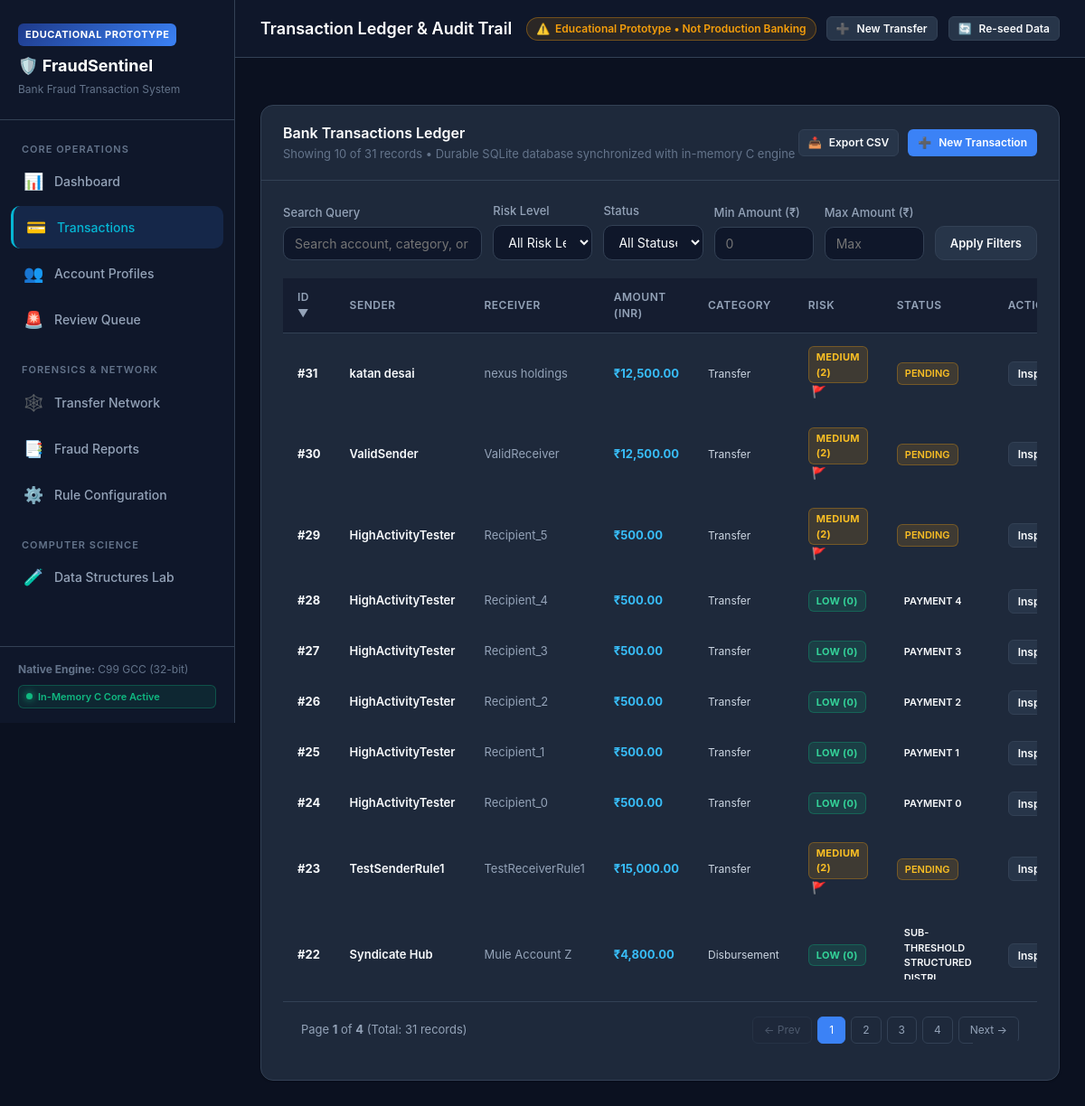
Page /transactions on the committed database.
### tables this page shows
CREATE TABLE transactions (
        id INTEGER PRIMARY KEY,
        sender TEXT NOT NULL,
        receiver TEXT NOT NULL,
        amount REAL NOT NULL,
        timestamp TEXT NOT NULL,
        category TEXT DEFAULT 'Transfer',
        risk_score INTEGER DEFAULT 0,
        risk_level TEXT DEFAULT 'LOW',
        is_flagged INTEGER DEFAULT 0,
        flag_reason TEXT,
        review_status TEXT DEFAULT 'PENDING',
        analyst_notes TEXT
    );

### routes/transaction_routes.py (the view)
@transactions_bp.route('/transactions')
def list_transactions():
    search = request.args.get('search', '')
    risk_filter = request.args.get('risk', '')
    status_filter = request.args.get('status', '')
    min_amount_str = request.args.get('min_amount', '')
    max_amount_str = request.args.get('max_amount', '')
    sort_by = request.args.get('sort_by', 'id')
    sort_order = request.args.get('sort_order', 'desc')
    page = int(request.args.get('page', 1))
    page_size = int(request.args.get('page_size', 10))
    min_amount = float(min_amount_str) if min_amount_str else None
    max_amount = float(max_amount_str) if max_amount_str else None
    result = database.query_transactions(
        search=search,
        risk_filter=risk_filter,
        status_filter=status_filter,
        min_amount=min_amount,
        max_amount=max_amount,
        sort_by=sort_by,
        sort_order=sort_order,
        page=page,
        page_size=page_size
    )
    return render_template(
        'transactions/index.html',
        transactions=result['items'],
        total=result['total'],
        page=result['page'],
        page_size=result['page_size'],
        total_pages=result['total_pages'],
        search=search,
        risk_filter=risk_filter,
        status_filter=status_filter,
        min_amount=min_amount_str,
        max_amount=max_amount_str,
        sort_by=sort_by,
        sort_order=sort_order
    )

### database.py (called while the page is built)
def get_db_connection() -> sqlite3.Connection:
    os.makedirs(DATA_DIR, exist_ok=True)
    conn = sqlite3.connect(DB_PATH)
    conn.row_factory = sqlite3.Row
    return conn

### templates/transactions/index.html (shortened to what this page needs)
{% extends "base.html" %}
{% block title %}Transaction Ledger & Audit Trail{% endblock %}
{% block content %}
<div class="card">
  <div class="card-header">
    <div>
      <div class="card-title">Bank Transactions Ledger</div>
      <div class="card-subtitle">Showing {{ transactions|length }} of {{ total }} records &bull; Durable SQLite database synchronized with in-memory C engine</div>
    </div>
    <div style="display:flex;gap:10px;">
      <a href="{{ url_for('transactions.export_csv') }}" class="btn btn-secondary btn-sm" title="Download ledger in CSV format">
        <span>📥</span>
        <span>Export CSV</span>
      </a>
      <button type="button" class="btn btn-primary btn-sm" onclick="openModal('quickTransferModal')">
        <span>➕</span>
        <span>New Transaction</span>
      </button>
    </div>
  </div>
  <div class="card-body">
    <form method="GET" action="{{ url_for('transactions.list_transactions') }}" style="margin-bottom:20px;">
      <div style="display:grid;grid-template-columns:2fr 1fr 1fr 1fr 1fr auto;gap:12px;align-items:end;">
        <div class="form-group" style="margin:0;">
          <label class="form-label">Search Query</label>
          <input type="text" name="search" class="form-control" placeholder="Search account, category, or ID..." value="{{ search }}">
        </div>
        <div class="form-group" style="margin:0;">
          <label class="form-label">Risk Level</label>
          <select name="risk" class="form-control">
            <option value="ALL" {% if risk_filter == 'ALL' or not risk_filter %}selected{% endif %}>All Risk Levels</option>
          </select>
        </div>
        <div class="form-group" style="margin:0;">
          <label class="form-label">Status</label>
          <select name="status" class="form-control">
            <option value="ALL" {% if status_filter == 'ALL' or not status_filter %}selected{% endif %}>All Statuses</option>
          </select>
        </div>
        <div class="form-group" style="margin:0;">
          <label class="form-label">Min Amount (₹)</label>
          <input type="number" step="100" name="min_amount" class="form-control" placeholder="0" value="{{ min_amount }}">
        </div>
        <div class="form-group" style="margin:0;">
          <label class="form-label">Max Amount (₹)</label>
          <input type="number" step="100" name="max_amount" class="form-control" placeholder="Max" value="{{ max_amount }}">
        </div>
        <div>
          <button type="submit" class="btn btn-secondary" style="height:38px;">Apply Filters</button>
        </div>
      </div>
    </form>
    <div class="table-responsive">
      <table class="table">
        <thead>
          <tr>
            <th>
              <a href="{{ url_for('transactions.list_transactions', sort_by='id', sort_order='asc' if sort_by == 'id' and sort_order == 'desc' else 'desc', search=search, risk=risk_filter, status=status_filter) }}" style="color:inherit;text-decoration:none;">
                ID {% if sort_by == 'id' %}{{ '▲' if sort_order == 'asc' else '▼' }}{% endif %}
              </a>
            </th>
            <th>
              <a href="{{ url_for('transactions.list_transactions', sort_by='sender', sort_order='asc' if sort_by == 'sender' and sort_order == 'desc' else 'desc', search=search, risk=risk_filter, status=status_filter) }}" style="color:inherit;text-decoration:none;">
                Sender {% if sort_by == 'sender' %}{{ '▲' if sort_order == 'asc' else '▼' }}{% endif %}
              </a>
            </th>
            <th>
              <a href="{{ url_for('transactions.list_transactions', sort_by='receiver', sort_order='asc' if sort_by == 'receiver' and sort_order == 'desc' else 'desc', search=search, risk=risk_filter, status=status_filter) }}" style="color:inherit;text-decoration:none;">
                Receiver {% if sort_by == 'receiver' %}{{ '▲' if sort_order == 'asc' else '▼' }}{% endif %}
              </a>
            </th>
            <th>
              <a href="{{ url_for('transactions.list_transactions', sort_by='amount', sort_order='asc' if sort_by == 'amount' and sort_order == 'desc' else 'desc', search=search, risk=risk_filter, status=status_filter) }}" style="color:inherit;text-decoration:none;">
                Amount (INR) {% if sort_by == 'amount' %}{{ '▲' if sort_order == 'asc' else '▼' }}{% endif %}
              </a>
            </th>
            <th>Category</th>
            <th>
              <a href="{{ url_for('transactions.list_transactions', sort_by='risk_score', sort_order='asc' if sort_by == 'risk_score' and sort_order == 'desc' else 'desc', search=search, risk=risk_filter, status=status_filter) }}" style="color:inherit;text-decoration:none;">
                Risk {% if sort_by == 'risk_score' %}{{ '▲' if sort_order == 'asc' else '▼' }}{% endif %}
              </a>
            </th>
            <th>Status</th>
            <th>Actions</th>
          </tr>
        </thead>
        <tbody>
          {% if transactions %}
            {% for tx in transactions %}
            <tr>
              <td><strong>#{{ tx.id }}</strong></td>
              <td>
                <a href="{{ url_for('accounts.account_detail', account_name=tx.sender) }}" style="color:#f8fafc;text-decoration:none;font-weight:600;">
                  {{ tx.sender }}
                </a>
              </td>
              <td>
                <a href="{{ url_for('accounts.account_detail', account_name=tx.receiver) }}" style="color:#94a3b8;text-decoration:none;">
                  {{ tx.receiver }}
                </a>
              </td>
              <td><strong style="color:#38bdf8;">₹{{ "{:,.2f}".format(tx.amount) }}</strong></td>
              <td><span style="font-size:12px;color:#cbd5e1;">{{ tx.category }}</span></td>
              <td>
                <span class="badge-risk badge-risk-{{ tx.risk_level.lower() }}">
                  {{ tx.risk_level }} ({{ tx.risk_score }})
                </span>
                {% if tx.is_flagged %}
                  <span title="{{ tx.flag_reason }}" style="cursor:help;margin-left:4px;">🚩</span>
                {% endif %}
              </td>
              <td>
                <span class="badge-status status-{{ tx.review_status.lower() }}">{{ tx.review_status }}</span>
              </td>
              <td>
                <div style="display:flex;gap:6px;">
                  <button type="button" class="btn btn-secondary btn-sm" onclick="inspectTransaction({{ tx.id }})" title="Inspect Details">
                    Inspect
                  </button>
                </div>
              </td>
            </tr>
            {% endfor %}
          {% else %}
            <tr>
              <td colspan="8" style="text-align:center;padding:36px;color:#64748b;">
                No transactions match the selected filter criteria.
              </td>
            </tr>
          {% endif %}
        </tbody>
      </table>
    </div>
    <div class="pagination-bar">
      <div>
        Page <strong>{{ page }}</strong> of <strong>{{ total_pages }}</strong> (Total: {{ total }} records)
      </div>
      <div class="pagination-nav">
        {% if page > 1 %}
          <a href="{{ url_for('transactions.list_transactions', page=page-1, search=search, risk=risk_filter, status=status_filter, min_amount=min_amount, max_amount=max_amount, sort_by=sort_by, sort_order=sort_order) }}" class="page-btn">
            &larr; Prev
          </a>
        {% else %}
          <span class="page-btn disabled">&larr; Prev</span>
        {% endif %}
        {% for p in range(1, total_pages + 1) %}
          {% if p == page %}
            <span class="page-btn active">{{ p }}</span>
          {% elif p <= 5 or p > total_pages - 2 or (p >= page - 1 and p <= page + 1) %}
            <a href="{{ url_for('transactions.list_transactions', page=p, search=search, risk=risk_filter, status=status_filter, min_amount=min_amount, max_amount=max_amount, sort_by=sort_by, sort_order=sort_order) }}" class="page-btn">
              {{ p }}
            </a>
          {% endif %}
        {% endfor %}
        {% if page < total_pages %}
          <a href="{{ url_for('transactions.list_transactions', page=page+1, search=search, risk=risk_filter, status=status_filter, min_amount=min_amount, max_amount=max_amount, sort_by=sort_by, sort_order=sort_order) }}" class="page-btn">
            Next &rarr;
          </a>
        {% else %}
          <span class="page-btn disabled">Next &rarr;</span>
        {% endif %}
      </div>
    </div>
  </div>
</div>
{% endblock %}

### templates/base.html (shortened to what this page needs)
<!DOCTYPE html>
<html lang="en">
<head>
  <link rel="stylesheet" href="{{ url_for('static', filename='css/styles.css') }}">
  <link rel="stylesheet" href="{{ url_for('static', filename='css/print.css') }}" media="print">
</head>
<body>
  <div class="app-container">
    <aside class="sidebar">
      <div class="sidebar-header">
        <div class="brand-badge">{{ prototype_label }}</div>
        <div class="brand-title">
          <span>🛡️ FraudSentinel</span>
        </div>
        <div class="brand-sub">Bank Fraud Transaction System</div>
      </div>
      <nav class="sidebar-nav">
        <div class="nav-section-title">Core Operations</div>
        <a href="{{ url_for('dashboard.dashboard_view') }}" class="nav-link {% if request.endpoint == 'dashboard.dashboard_view' %}active{% endif %}">
          <span class="nav-icon">📊</span>
          <span>Dashboard</span>
        </a>
        <a href="{{ url_for('transactions.list_transactions') }}" class="nav-link {% if request.endpoint == 'transactions.list_transactions' %}active{% endif %}">
          <span class="nav-icon">💳</span>
          <span>Transactions</span>
        </a>
        <a href="{{ url_for('accounts.list_accounts') }}" class="nav-link {% if request.endpoint and 'accounts' in request.endpoint %}active{% endif %}">
          <span class="nav-icon">👥</span>
          <span>Account Profiles</span>
        </a>
        <a href="{{ url_for('review.review_queue') }}" class="nav-link {% if request.endpoint == 'review.review_queue' %}active{% endif %}">
          <span class="nav-icon">🚨</span>
          <span>Review Queue</span>
        </a>
        <div class="nav-section-title" style="margin-top:16px;">Forensics & Network</div>
        <a href="{{ url_for('network.network_view') }}" class="nav-link {% if request.endpoint == 'network.network_view' %}active{% endif %}">
          <span class="nav-icon">🕸️</span>
          <span>Transfer Network</span>
        </a>
        <a href="{{ url_for('reports.fraud_report') }}" class="nav-link {% if request.endpoint == 'reports.fraud_report' %}active{% endif %}">
          <span class="nav-icon">📑</span>
          <span>Fraud Reports</span>
        </a>
        <a href="{{ url_for('rules.rules_config_view') }}" class="nav-link {% if request.endpoint == 'rules.rules_config_view' %}active{% endif %}">
          <span class="nav-icon">⚙️</span>
          <span>Rule Configuration</span>
        </a>
        <div class="nav-section-title" style="margin-top:16px;">Computer Science</div>
        <a href="{{ url_for('ds_lab.ds_lab_view') }}" class="nav-link {% if request.endpoint == 'ds_lab.ds_lab_view' %}active{% endif %}">
          <span class="nav-icon">🧪</span>
          <span>Data Structures Lab</span>
        </a>
      </nav>
      <div class="sidebar-footer">
        <div><strong>Native Engine:</strong> C99 GCC (32-bit)</div>
        <div class="c-engine-pill">
          <span class="pulse-dot"></span>
          <span>In-Memory C Core Active</span>
        </div>
      </div>
    </aside>
    <main class="main-content">
      <header class="topbar">
        <div class="topbar-left">
          <div class="page-title">{% block title %}Dashboard{% endblock %}</div>
          <div class="prototype-tag">
            <span>⚠️</span>
            <span>Educational Prototype &bull; Not Production Banking</span>
          </div>
        </div>
        <div class="topbar-actions">
          <button type="button" class="btn btn-secondary btn-sm" onclick="openModal('quickTransferModal')">
            <span>➕</span>
            <span>New Transfer</span>
          </button>
          <form action="{{ url_for('seed.reset_seed') }}" method="POST" style="display:inline;" onsubmit="return confirm('Re-seed sample banking dataset with realistic Indian transactions and smurfing rings?');">
            <button type="submit" class="btn btn-secondary btn-sm" title="Reset sample database">
              <span>🔄</span>
              <span>Re-seed Data</span>
            </button>
          </form>
        </div>
      </header>
      <div class="content-body">
        {% block content %}{% endblock %}
      </div>
    </main>
  </div>
</body>
</html>

### rows in the picture
transactions: id "31", sender "katan desai", receiver "nexus holdings", amount "12,500.00", category "Transfer", risk_level "MEDIUM", risk_score "2", review_status "PENDING"
transactions: id "30", sender "ValidSender", receiver "ValidReceiver", amount "12,500.00", category "Transfer", risk_level "MEDIUM", risk_score "2", review_status "PENDING"
transactions: id "29", sender "HighActivityTester", receiver "Recipient_5", amount "500.00", category "Transfer", risk_level "MEDIUM", risk_score "2", review_status "PENDING"
transactions: id "28", sender "HighActivityTester", receiver "Recipient_4", amount "500.00", category "Transfer", risk_level "LOW", risk_score "0", review_status "PAYMENT 4"
transactions: id "27", sender "HighActivityTester", receiver "Recipient_3", amount "500.00", category "Transfer", risk_level "LOW", risk_score "0", review_status "PAYMENT 3"
transactions: id "26", sender "HighActivityTester", receiver "Recipient_2", amount "500.00", category "Transfer", risk_level "LOW", risk_score "0", review_status "PAYMENT 2"
transactions: id "25", sender "HighActivityTester", receiver "Recipient_1", amount "500.00", category "Transfer", risk_level "LOW", risk_score "0", review_status "PAYMENT 1"
transactions: id "24", sender "HighActivityTester", receiver "Recipient_0", amount "500.00", category "Transfer", risk_level "LOW", risk_score "0", review_status "PAYMENT 0"
transactions: id "23", sender "TestSenderRule1", receiver "TestReceiverRule1", amount "15,000.00", category "Transfer", risk_level "MEDIUM", risk_score "2", review_status "PENDING"
transactions: id "22", sender "Syndicate Hub", receiver "Mule Account Z", amount "4,800.00", category "Disbursement", risk_level "LOW", risk_score "0", review_status "SUB-THRESHOLD STRUCTURED DISTRI"

### other values in the picture
{{ prototype_label }} "EDUCATIONAL PROTOTYPE"
{{ transactions|length }} "10"
{{ total }} "31"
{{ '▲' if sort_order == 'asc' else '▼' }} "▼"
{{ page }} "1"
{{ total_pages }} "4"
{{ p }} "1"
{{ p }} "2" "3" "4"
